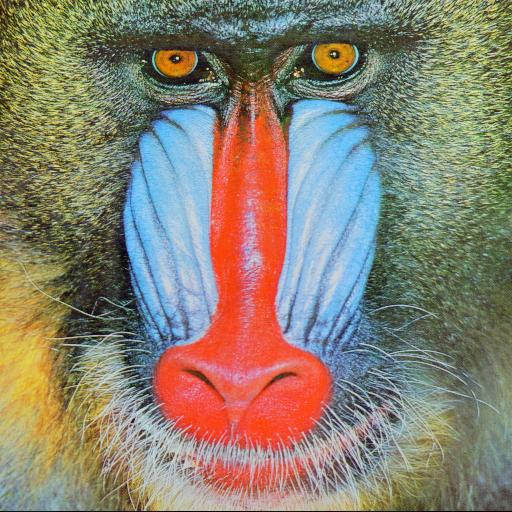
#> input picture lab01/mandril.jpg, 512 x 512 px
$ jupyter execute 01_intro.ipynb
#> lines starting #> are read from the running program, lines starting #| are printed output that depends on the picture
W ramach kursu będziemy wykorzystywać głównie bibliotekę OpenCV (Open Computer Vision Library).
W trakcie niniejszego ćwiczenia zapoznamy się z podstawowymi funkcjonalnościami: wczytaniami, zapisywaniem, konwersją do inne przestrzeni barw.
Zaznajomimy się również z Jupyter Notebook.

Wczytywanie obrazów z wykorzystaniem OpenCV.
1. Zaimportuj bibliotekę OpenCV:
        `import cv2`
1. Zaimportuj bibliotekę pyplot z matplotlib jako plt:
        `from matplotlib import pyplot as plt`
1. Wygodną opcją jest możliwość pobierania danych (obrazów, ale też np. baz danych) z sieci.
   Eliminuje to konieczność pobierania danych np. z Moodle oraz czyni uzupełniony Notebook "samowystarczalnym" - wystarczy go uruchomić.
   * zaimportuj bibliotekę os `import os`
   * zaimportuj bibliotekę request `import requests`
   * stwórz zmienne na adres pobieranego pliku (*url*) i samą jego nazwę (*fileName*)
   * sprawdź, czy taki plik istnieje (unikniemy wielokrotnego pobierania tych samych danych)
        `if not os.path.exists(fileName) :`
   * pobierz plik: `r = requests.get(url + fileName, allow_redirects=True)`
   * zapisz na dysku: `open(fileName, 'wb').write(r.content)`

1. Wykorzystując polecenie *imread* wczytaj obraz *mandril.jpg*
1. Wyświetl obraz wykorzystując bibliotekę *pyplot*
        plt.imshow(I)
        plt.xticks([]), plt.yticks([])
        plt.show()
1. Jeśli ktoś nie wie jak powinien wyglądać mandryl, to proszę podglądnąć obraz na GitHub lub w sprawdzić w Interencie.
   Przyczyną problemu jest sposób w jaki funkcja `imread` z OpenCV odczytuje obraz (BGR, zamiast RGB).
   Obrazom kolorowym będzie poświęcone odrębne ćwiczenie, także nie będziemy w tym miejscu rozwijać tego wątku.
1. W celu poprawnego wyświetlenia należy dokonać konwersji koloru z BGR na RGB.
        I = cv2.cvtColor(I, cv2.COLOR_BGR2RGB)
1. Dla porządku warto dodać, że w OpenCV do wyświetlania domyślnie wykorzystuje się funkcję `imshow`.
   Jednakże w przypadku Jupyter Notebook to rozwiązanie ma pewne wady i dlatego nie będziemy jej używać.
   Natomiast jeśli ktoś pracuje w "czystym" Python, to jest to na pewno równoważna funkcjonalność.

[cell 1]
import cv2
import os
from matplotlib import pyplot as plt
import requests

url = 'https://raw.githubusercontent.com/vision-agh/poc_sw/master/01_Intro/'
fileName = 'mandril.jpg'
if not os.path.exists(fileName) :
    r = requests.get(url + fileName, allow_redirects=True)
    open(fileName, 'wb').write(r.content)

W praktycznych rozważaniach często analizuje się obrazy w odcieniach szarości (ang. *grayscale*).
Do konwersji służy znana już funkcja `cvtColor` tylko tym razem z parametrem `cv2.COLOR_RGB2GRAY`.
Proszę spróbować wyświetlić obraz.
Może okazać się, że nadal jest kolorowy, choć inaczej.
Dlaczego tak się dzieje zostanie obszerniej wyjaśnione pod koniec ćwiczenia.
Na razie należy dodać polecenie `plt.gray()` przed `plt.show`.

[cell 2]
# Dodatkowe parametry: cv2.IMREAD_GRAYSCALE, cv2.IMREAD_COLOR
image = cv2.imread(fileName)
#> image is the input picture: shape (512, 512, 3); mean B, G, R 113.2, 128.8, 137.4
if image is None: raise FileNotFoundError

# W celu poprawnego wyswietlenia zmieniamy kolor na RGB
image = cv2.cvtColor(image, cv2.COLOR_BGR2RGB)
image = cv2.cvtColor(image, cv2.COLOR_RGB2GRAY)
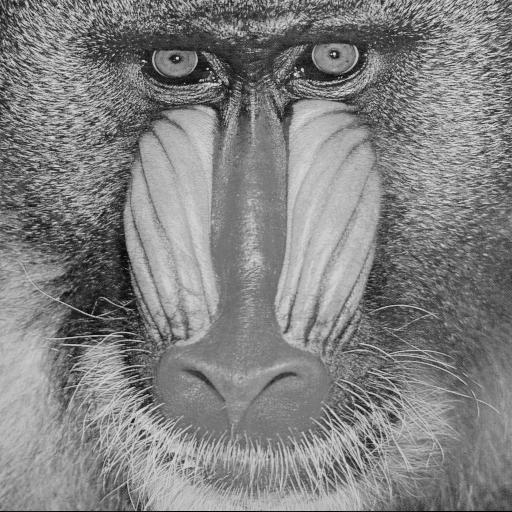
#> image: shape (512, 512); min 1, max 238, mean 129.6

plt.gray()
plt.imshow(image)
plt.xticks([]), plt.yticks([]) # usuwa etykiety z osi
plt.show()

Czasami konieczne jest zapisanie przetworzonego obrazu.
Służy do tego funkcja `cv2.imwrite`.
Proszę zapisać szarą wersję mandryla w formacie *png*.
Warto sprawdzić, czy obraz zapisał się poprawnie tj. otworzyć go w aplikacji do przeglądania obrazów.

[cell 3]
fileNameSave = "gray-mandril.png"

result = cv2.imwrite(fileNameSave, image)
if not result: raise Exception("cannot save")

Obraz w skali szarości możemy traktować jako dwuwymiarową funkcję $L(x,y)$, gdzie $x$, $y$ to współrzędne piksela, a $L(x,y)$ poziom jasności (najczęściej [0;255] - zapis na 8-bitach, typ *unsigned int*).
Wyświetl obraz mandryl jako funkcję dwuwymiarową (uwaga - to chwilę się liczy):

[cell 4]
import numpy as np

# create grid
xx, yy = np.mgrid[0:image.shape[0], 0:image.shape[1]]

# # create the figure
fig = plt.figure()

ax = fig.add_subplot(projection = '3d')
# ax.plot_surface(xx, yy, image, rstride=1, cstride=1, cmap=plt.get_cmap('gray'), linewidth=0.2)
ax.plot_surface(xx, yy, image, rstride=10, cstride=10, cmap=plt.get_cmap('gray'), linewidth=0.2)
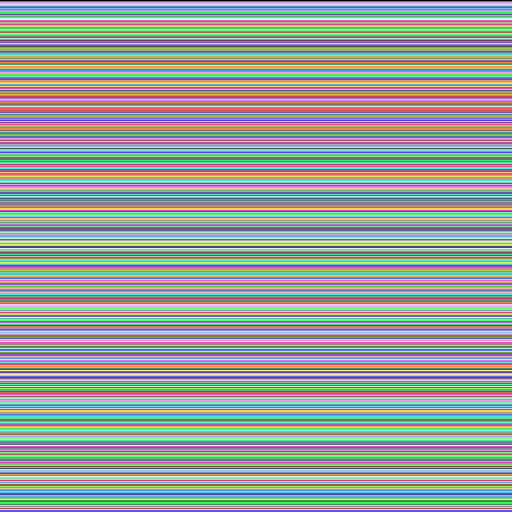
#> xx: shape (512, 512) int64; 512 distinct labels, from 0 to 511; one colour per label, 0 black
ax.view_init(elev=90, azim=0)

# show it
plt.show()
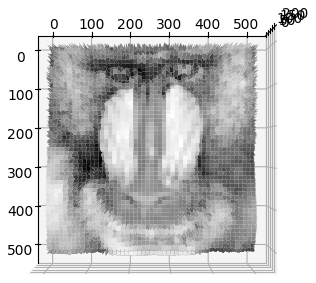
#> figure drawn by matplotlib, 1 panel

Komentarz:
- używamy biblioteki do obliczeń *numpy*,
- tworzymy siatkę punktów o rozmiarach takich jak obraz (*shape*),
- rysujemy wykres 3D

Podczas przetwarzania i analizy obrazów przydatne bywają "przekroje" przez obraz, czyli wartości funkcji $L(x,y)$ w przypadku gdy $x$ lub $y$ jest ustalone.
Wykonaj jeden wybrany przekrój w $x$ i $y$:
- po pierwsze należy pobrać dany wiersz lub kolumnę - np. `S = IG[10,:]` (tu jedenasty wiersz),
- po drugie stworzyć wykres złożony z dwóch subwykresów: `f, (ax1,ax2) = plt.subplots(1,2)`
- dla każdego z nich ustawić tytuł (np. `ax1.set_title('XXX')`) oraz treść `ax1.plot(S)`,
- na koniec całość wyświetlić `plt.show()`.

[cell 5]
# Wartosci pikseli dla 11 wiersza
xSet = image[10,:]
#> xSet = 512 values, max 233 at index 458, min 22 at index 37, mean 118.2
ySet = image[:,10]
#> ySet = 512 values, max 193 at index 62, min 20 at index 511, mean 137.2

f, (ax1, ax2) = plt.subplots(1, 2)

ax1.plot(xSet)
ax1.set_title("X=10")

ax2.plot(ySet)
ax2.set_title("Y=10")

plt.show()
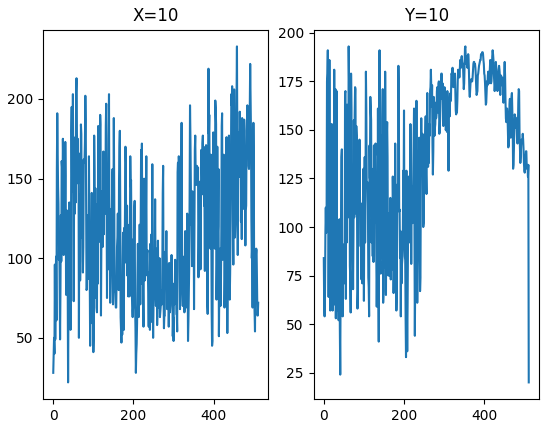
#> figure drawn by matplotlib, 2 panels; panel 1: curve peaks at x = 458, y = 233; panel 2: curve peaks at x = 62, y = 193
